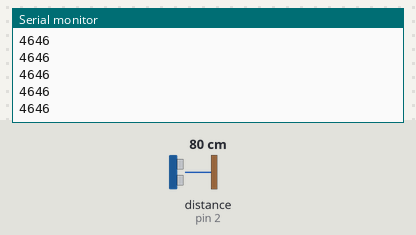
A sketch run on a simulated Arduino Uno, built with avr-gcc and run on an emulated ATmega328P. Shown: the last lines printed to the serial monitor. Wiring (inferred from the names in the program): ultrasonic range finder: trigger pin 3; echo pin 2. Inputs (shaded band) come from the test bench; at power-on: distance to the obstacle (sensor on pin 2) 80 cm. The echo pulse lasts 58.3 µs per cm.

Above: at 1.2 s.
1.3 s: distance to the obstacle (sensor on pin 2) set to 2 cm
At 1.38 s:
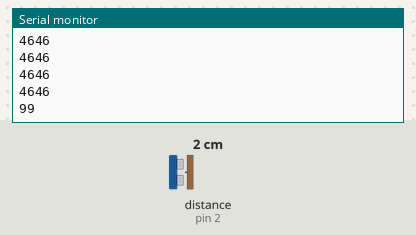
2.8 s: distance to the obstacle (sensor on pin 2) set to 4 cm
At 2.89 s:
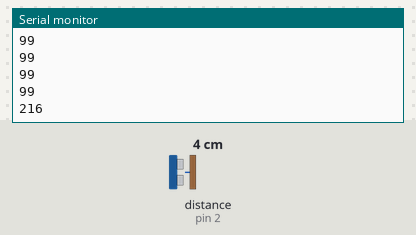
Timing chart, 0 to 5.8 s (numbered marks = the images above; inputs shaded):
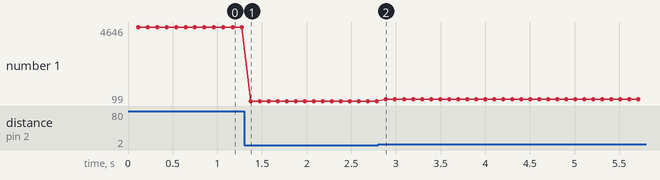

Measured:
- after the input at 1.3 s, the serial monitor: prints a new line after 0.08 s (image 1)
- after the input at 2.8 s, the serial monitor: prints a new line after 0.09 s (image 2)
- plotted number 1: 4646 → 99 after the input at 1.3 s, 99 → 215 after the input at 2.8 s

The sketch:

SOScode.ino
```cpp
//Port of the Ultrasonic Sensor HC-SR04 code written by Abdul Jabbar

#define echoPin 2 // attach pin D2 Arduino to pin Echo of HC-SR04
#define trigPin 3 //attach pin D3 Arduino to pin Trig of HC-SR04

// defines variables
long duration; // variable for the duration of sound wave travel
int distance; // variable for the distance measurement

void setup() {
  pinMode(trigPin, OUTPUT); // Sets the trigPin as an OUTPUT
  pinMode(echoPin, INPUT); // Sets the echoPin as an INPUT
  Serial.begin(9600); // // Serial Communication is starting with 9600 of baudrate speed
  Serial.println("Initializing all the things for the Ultrasonic sensor"); // print some text in Serial Monitor
  Serial.println("with Arduino UNO R3");
}
void loop() {
  // Clears the trigPin condition
  digitalWrite(trigPin, LOW);
  delay(100);
  // Sets the trigPin HIGH (ACTIVE) for 10 microseconds
  digitalWrite(trigPin, HIGH);
  delayMicroseconds(10);
  digitalWrite(trigPin, LOW);
  // Reads the echoPin, returns the sound wave travel time in microseconds
  duration = pulseIn(echoPin, HIGH);
  // Calculating the distance
  distance = duration * 0.034 / 2; // Speed of sound wave divided by 2 (go and back)

  //Serial.print("Time: ");
  Serial.println(duration);

  // Displays the distance on the Serial Monitor
  //Serial.print("Distance: ");
  //Serial.print(distance);
  //Serial.println(" cm");
}
```
